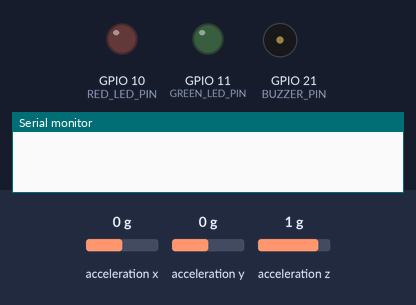
The sketch below on a simulated ESP32-S3. Parts: output pins drawn as LEDs (lit = HIGH), buzzer (waves = sounding, pin HIGH), the last lines printed to the serial monitor. Dashed ring = blinking. The inputs (shaded band) are chosen by the test bench; at power-on: acceleration x 0 g, acceleration y 0 g, acceleration z 1 g.

Above: at 0.0 s.
At 2.88 s:
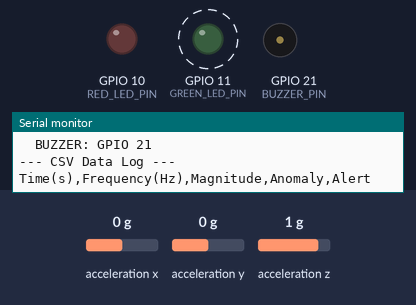
3.3 s: acceleration x set to -1.4 g
Timing chart, 0 to 12.3 s (numbered marks = the images above; inputs shaded):
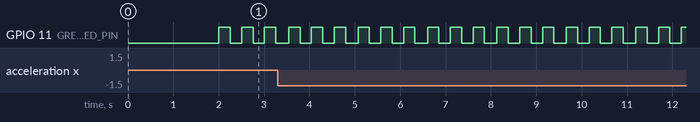

The sketch:

ESP32-FFT-Vibration-Anomaly-Detection.ino
```cpp
// ESP32 + ADXL345 with FFT and LED Alerts
// Libraries needed:
// 1. Adafruit ADXL345
// 2. arduinoFFT

#include <Wire.h> //I2c inter integrated circiut
#include <Adafruit_ADXL345_U.h>
#include "arduinoFFT.h"

Adafruit_ADXL345_Unified accel = Adafruit_ADXL345_Unified(12345);

// FFT Configuration - OPTIMIZED FOR SPEED
#define SAMPLES 256          // Reduced from 512 for faster processing
#define SAMPLING_FREQ 200

double vReal[SAMPLES];
double vImag[SAMPLES];
unsigned int samplingIndex = 0;

ArduinoFFT<double> FFT = ArduinoFFT<double>(vReal, vImag, SAMPLES, SAMPLING_FREQ);

// LED Configuration
#define RED_LED_PIN 10       // CHANGE TO YOUR RED LED PIN
#define GREEN_LED_PIN 11    // CHANGE TO YOUR GREEN LED PIN
#define BUZZER_PIN 21        // CHANGE TO YOUR BUZZER PIN

// Anomaly Detection Settings
#define FREQ_THRESHOLD 60.0      // Frequency threshold (Hz)
#define ANOMALY_DURATION 3000    // 3 seconds for LED alert
#define BUZZER_DURATION 10000    // 10 seconds for buzzer alert
#define NOISE_THRESHOLD 2.0

// Anomaly tracking
unsigned long anomalyStartTime = 0;
bool anomalyActive = false;
bool buzzerActive = false;
bool ledState = false;
bool buzzerState = false;
unsigned long lastLedToggle = 0;
unsigned long lastBuzzerToggle = 0;
const int LED_BLINK_RATE = 250;      // Blink every 250ms
const int BUZZER_BEEP_RATE = 500;    // Beep every 500ms

// Timing
unsigned long lastSampleTime = 0;
const unsigned long samplePeriod = 1000000 / SAMPLING_FREQ;
unsigned long startMillis = 0;

void setup() {
  Serial.begin(500000);
  delay(1000);

  // Initialize LED pins
  pinMode(RED_LED_PIN, OUTPUT);
  pinMode(GREEN_LED_PIN, OUTPUT);
  pinMode(BUZZER_PIN, OUTPUT);
  digitalWrite(RED_LED_PIN, LOW);
  digitalWrite(GREEN_LED_PIN, LOW);
  digitalWrite(BUZZER_PIN, LOW);

  // Initialize I2C
  Wire.begin(8, 9);
  Wire.setClock(400000);

  // Initialize ADXL345
  if(!accel.begin()) {
    Serial.println("ERROR: ADXL345 not detected!");
    blinkError();
    while(1);
  }

  accel.setRange(ADXL345_RANGE_16_G);
  accel.setDataRate(ADXL345_DATARATE_200_HZ);

  Serial.println("=== ESP32 Vibration Monitor with LED Alerts ===");
  Serial.println("ADXL345 Initialized!");

  Serial.println("\nAlert Settings:");
  Serial.println("  Frequency Threshold: " + String(FREQ_THRESHOLD) + " Hz");
  Serial.println("  LED Alert Duration: " + String(ANOMALY_DURATION/1000) + " seconds");
  Serial.println("  Buzzer Alert Duration: " + String(BUZZER_DURATION/1000) + " seconds");
  Serial.println("  RED LED: GPIO " + String(RED_LED_PIN));
  Serial.println("  GREEN LED: GPIO " + String(GREEN_LED_PIN));
  Serial.println("  BUZZER: GPIO " + String(BUZZER_PIN));
  Serial.println("\n--- CSV Data Log ---");
  Serial.println("Time(s),Frequency(Hz),Magnitude,Anomaly,Alert");

  delay(1000);
  startMillis = millis();
  lastSampleTime = micros();

  // Start with green LED on (safe state)
  digitalWrite(GREEN_LED_PIN, HIGH);
}

void loop() {
  unsigned long currentTime = micros();

  // Sample at precise intervals
  if (currentTime - lastSampleTime >= samplePeriod) {
    lastSampleTime = currentTime;

    // Get accelerometer event
    sensors_event_t event;
    accel.getEvent(&event);

    float x = event.acceleration.x;
    float y = event.acceleration.y;
    float z = event.acceleration.z;

    // Calculate magnitude
    float magnitude = sqrt(x*x + y*y + z*z);

    // Store in FFT buffer
    vReal[samplingIndex] = magnitude;
    vImag[samplingIndex] = 0;
    samplingIndex++;

    // When buffer is full, perform FFT analysis
    if(samplingIndex >= SAMPLES) {
      performFFT();
      samplingIndex = 0;
      delay(100); // Reduced delay for faster output
    }
  }

  // Handle LED blinking
  updateLEDs();
}

void performFFT() {
  // Remove DC offset
  double mean = 0;
  for(int i = 0; i < SAMPLES; i++) {
    mean += vReal[i];
  }
  mean /= SAMPLES;

  for(int i = 0; i < SAMPLES; i++) {
    vReal[i] -= mean;
  }

  // Apply Hamming window
  FFT.windowing(FFTWindow::Hamming, FFTDirection::Forward);

  // Compute FFT
  FFT.compute(FFTDirection::Forward);

  // Calculate magnitudes
  FFT.complexToMagnitude();

  // Find peak (skip frequencies below 5 Hz)
  double maxMagnitude = 0;
  int maxIndex = 0;
  int minIndex = (int)(5.0 * SAMPLES / SAMPLING_FREQ);

  for(int i = minIndex; i < (SAMPLES/2); i++) {
    if(vReal[i] > maxMagnitude) {
      maxMagnitude = vReal[i];
      maxIndex = i;
    }
  }

  double peakFrequency = (maxIndex * 1.0 * SAMPLING_FREQ) / SAMPLES;

  // Only log if vibration is significant
  if(maxMagnitude > NOISE_THRESHOLD) {
    logData(peakFrequency, maxMagnitude);
  }
}

void logData(double frequency, double magnitude) {
  // Calculate elapsed time in seconds
  float elapsedSeconds = (millis() - startMillis) / 1000.0;

  // Check if frequency exceeds threshold
  bool isOverThreshold = (frequency > FREQ_THRESHOLD);

  // Anomaly state machine
  if (isOverThreshold) {
    if (!anomalyActive) {
      // Start tracking anomaly
      anomalyStartTime = millis();
      anomalyActive = true;
      buzzerActive = false;
    }

    unsigned long anomalyDuration = millis() - anomalyStartTime;

    // Check if buzzer should activate (after 10 seconds)
    if (anomalyDuration >= BUZZER_DURATION && !buzzerActive) {
      buzzerActive = true;
      Serial.println(">>> CRITICAL: Buzzer activated! <<<");
    }

    if (anomalyDuration >= ANOMALY_DURATION) {
      // Anomaly confirmed - activate RED LED (and buzzer after 10s)
      String alertStatus = buzzerActive ? "CRITICAL_BUZZER" : "ALERT_ACTIVE";

      // Print CSV row
      Serial.print(elapsedSeconds, 2);
      Serial.print(",");
      Serial.print(frequency, 2);
      Serial.print(",");
      Serial.print(magnitude, 2);
      Serial.print(",YES,");
      Serial.println(alertStatus);
      return;
    } else {
      // Anomaly detected but not confirmed yet
      String alertStatus = "WARNING_" + String((ANOMALY_DURATION - anomalyDuration)/1000) + "s";

      Serial.print(elapsedSeconds, 2);
      Serial.print(",");
      Serial.print(frequency, 2);
      Serial.print(",");
      Serial.print(magnitude, 2);
      Serial.print(",PENDING,");
      Serial.println(alertStatus);
      return;
    }
  } else {
    // Frequency is safe - reset anomaly tracking
    if (anomalyActive) {
      anomalyActive = false;
      buzzerActive = false;
      digitalWrite(BUZZER_PIN, LOW);
      Serial.println(">>> Anomaly cleared <<<");
    }

    // Print normal reading
    Serial.print(elapsedSeconds, 2);
    Serial.print(",");
    Serial.print(frequency, 2);
    Serial.print(",");
    Serial.print(magnitude, 2);
    Serial.print(",NO,");
    Serial.println("SAFE");
  }
}

void updateLEDs() {
  unsigned long currentMillis = millis();

  if (anomalyActive && (currentMillis - anomalyStartTime >= ANOMALY_DURATION)) {
    // ALERT STATE - Blink RED LED
    digitalWrite(GREEN_LED_PIN, LOW);

    if (currentMillis - lastLedToggle >= LED_BLINK_RATE) {
      lastLedToggle = currentMillis;
      ledState = !ledState;
      digitalWrite(RED_LED_PIN, ledState ? HIGH : LOW);
    }

    // BUZZER - Activate after 10 seconds
    if (buzzerActive) {
      if (currentMillis - lastBuzzerToggle >= BUZZER_BEEP_RATE) {
        lastBuzzerToggle = currentMillis;
        buzzerState = !buzzerState;
        digitalWrite(BUZZER_PIN, buzzerState ? HIGH : LOW);
      }
    }
  } else {
    // SAFE STATE - Blink GREEN LED, buzzer off
    digitalWrite(RED_LED_PIN, LOW);
    digitalWrite(BUZZER_PIN, LOW);

    if (currentMillis - lastLedToggle >= LED_BLINK_RATE) {
      lastLedToggle = currentMillis;
      ledState = !ledState;
      digitalWrite(GREEN_LED_PIN, ledState ? HIGH : LOW);
    }
  }
}

void blinkError() {
  // Blink both LEDs rapidly to indicate error
  while(1) {
    digitalWrite(RED_LED_PIN, HIGH);
    digitalWrite(GREEN_LED_PIN, HIGH);
    delay(200);
    digitalWrite(RED_LED_PIN, LOW);
    digitalWrite(GREEN_LED_PIN, LOW);
    delay(200);
  }
}
```

Measured:
- by itself, GPIO 11 (GREEN_LED_PIN): alternates HIGH for 0.25 s and LOW for 0.25 s
